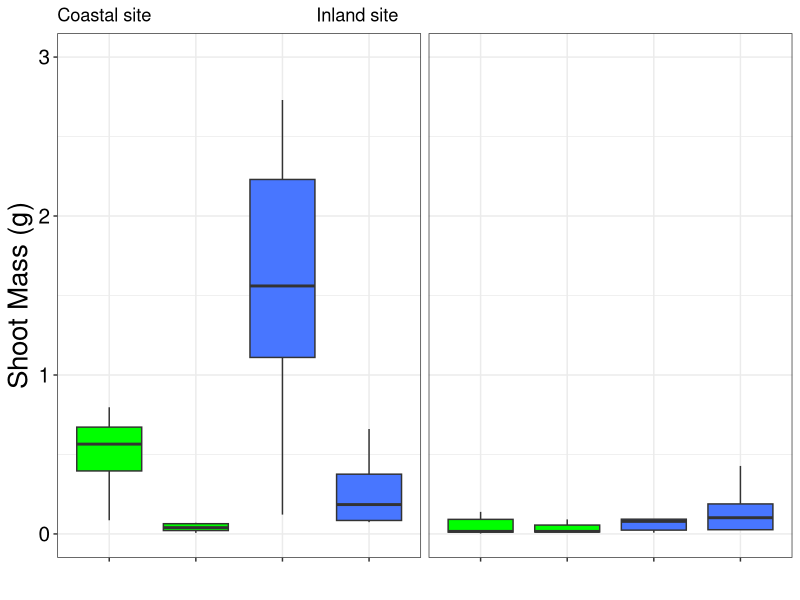
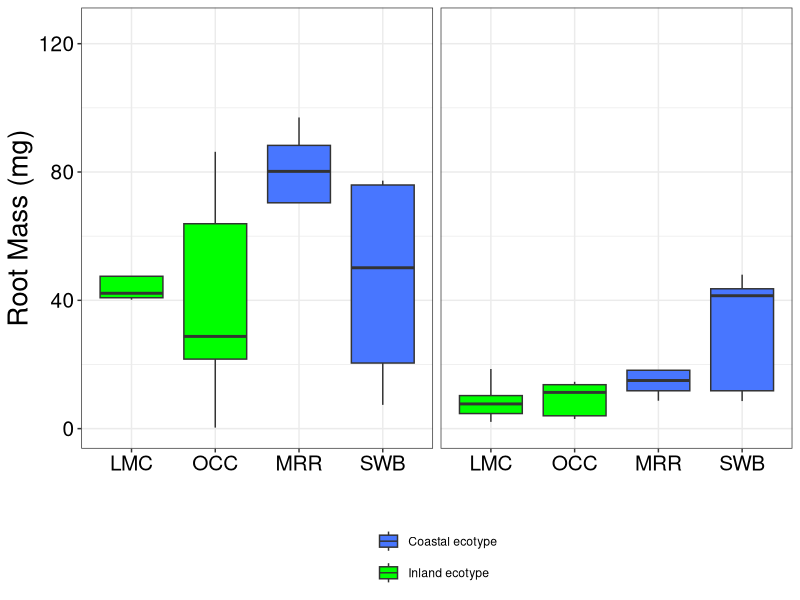
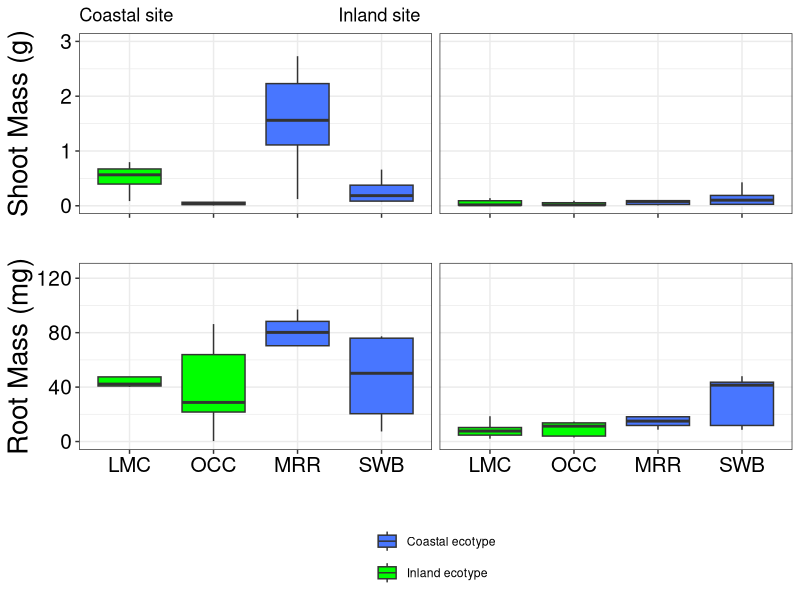
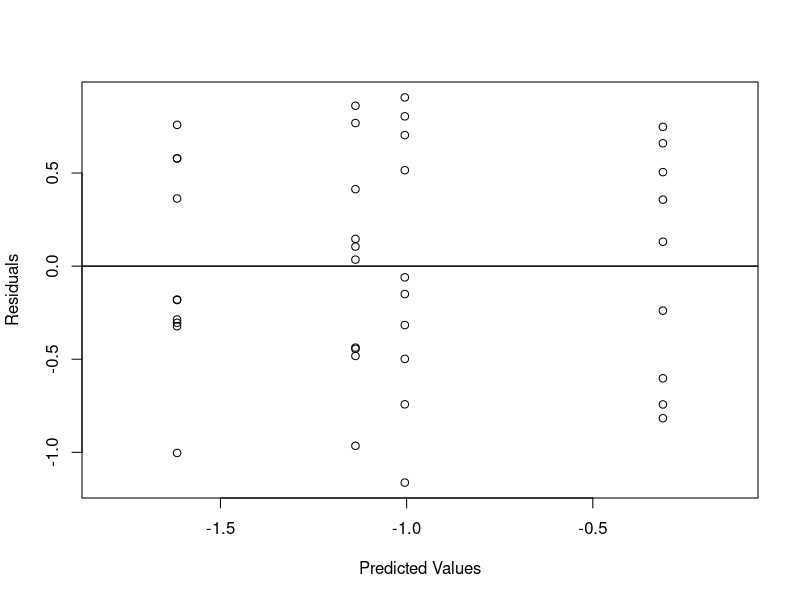
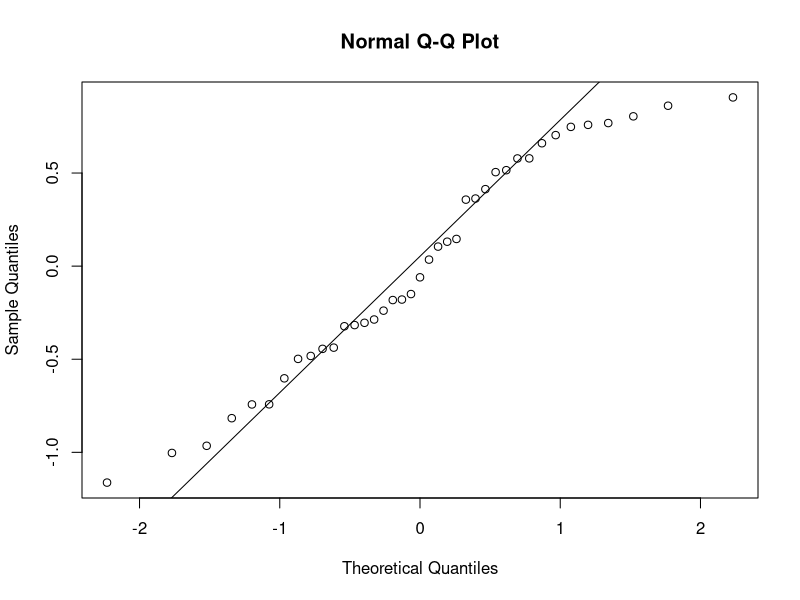
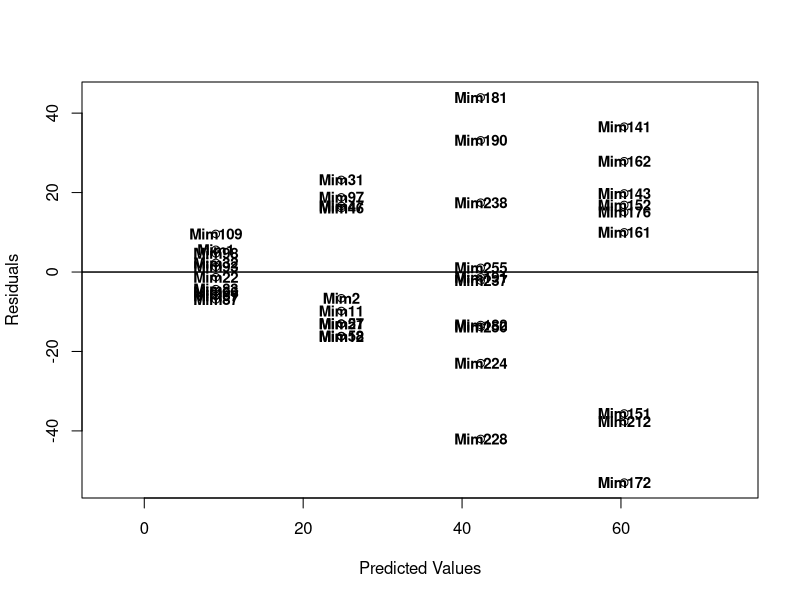
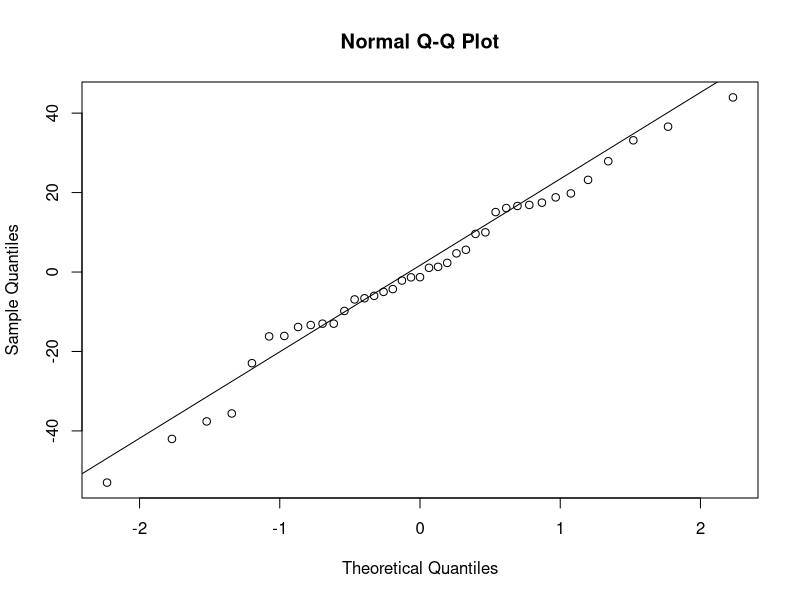
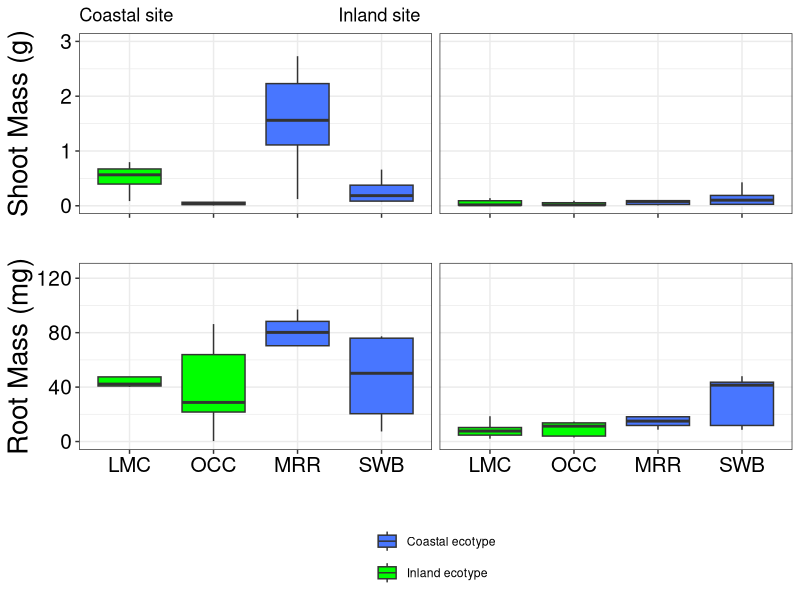

The R source for these figures, in order:
## Plant mass plots and statistics

#load metadata
#remove "#" from first line before importing
#remove "BarcodeSequence" column before importing.
#remove "LinkerPrimerSequence" column before importing.
full_mimulus_data<-read.table("Mimulus_metadata_FULL.txt", sep='\t', header=T, row.names=1)

#remove bulk soil samples from metadata list
full_mimulus_data<-full_mimulus_data[!(full_mimulus_data$Rhizo_Bulk=="Bulk"),]

#subset to contain only shoot mass data and variables of interest
mimulus_shoots <- subset(full_mimulus_data, select=c("Genotype", "Origin", "Site_planted", "Shoot_Mass_g"))

#melt and plot shoot mass data
library(reshape2)
library(ggplot2)
mimulus_shoots_m<-melt(mimulus_shoots)

#change order of factors to plot them appropriately
mimulus_shoots_m$Genotype <- factor(mimulus_shoots_m$Genotype,levels = c('LMC','OCC','MRR','SWB'),ordered = TRUE)

shootfig<-ggplot(mimulus_shoots_m, aes(Genotype, value, fill=Origin))+
  geom_boxplot(outlier.shape=NA)+
  facet_grid(.~Site_planted)+
  theme_bw()+
  scale_fill_discrete(name="Ecotype")+
  scale_fill_manual(values=c("royalblue1","green"))+
  ylab("Shoot Mass (g)")+
  coord_cartesian(ylim=c(0,3))+
  ggtitle("Coastal site                                 Inland site")+
  theme(strip.background = element_blank(),strip.text.x = element_blank())+
  theme(axis.text.x=element_blank(),axis.text=element_text(size=15, colour="black"), axis.title=element_text(size=20, colour="black"), strip.text = element_text(size = 12),legend.position="none")+
  xlab("")
shootfig


#Now plotting root mass data.

#subset full dataset to contain only root mass data and variables of interest
mimulus_roots<- subset(full_mimulus_data, select=c("Genotype", "Origin", "Site_planted","Root_Mass_mg"))

#melt and plot root mass data
library(reshape2)
library(ggplot2)
mimulus_roots_m<-melt(mimulus_roots)

#change order of factors to plot them appropriately
mimulus_roots_m$Genotype <- factor(mimulus_roots_m$Genotype,levels = c('LMC','OCC','MRR','SWB'),ordered = TRUE)

rootfig<-ggplot(mimulus_roots_m, aes(Genotype, value, fill=Origin))+
  geom_boxplot(outlier.shape=NA)+
  #geom_point()+
  facet_grid(. ~ Site_planted)+
  theme_bw()+
  scale_fill_manual(labels = c("Coastal ecotype", "Inland ecotype"), values=c("royalblue1","green"))+
  theme(strip.background = element_blank(),strip.text.x = element_blank())+
  ylab("Root Mass (mg)")+
  coord_cartesian(ylim=c(0,125))+
  theme(axis.text=element_text(size=15, colour="black"), axis.title=element_text(size=20, colour="black"), strip.text = element_text(size = 12),legend.position="bottom")+
  xlab("")+
  guides(fill=guide_legend(nrow=2,byrow=TRUE))+
  theme(legend.title=element_blank())
rootfig

#combine the two figures and save as a single file
library("cowplot")
FigureS1<-plot_grid(shootfig, rootfig, align = "v", nrow = 2, rel_heights=c(1,1.35))
FigureS1
ggsave("FigureS1.tiff",FigureS1,width=6,height=6, units="in",dpi=300)






##Statistical tests

#ANOVA for shoot mass

#transform shoot mass
mimulus_shoots$trans_Shoot_Mass_g<- log10(mimulus_shoots$Shoot_Mass_g)
#Do ANOVA to compare shoot mass
options(contrasts=c(unordered='contr.sum', ordered='contr.poly'))
shoot_fit <- aov(trans_Shoot_Mass_g ~ Origin*Site_planted, data=mimulus_shoots, na.action=na.exclude)
drop1(shoot_fit,~.,test="F") # type III SS and F Tests

#TESTING ASSUMPTIONS
#check whether residuals are normally distributed
shoot_resids <- residuals(shoot_fit)
shoot_preds <- predict(shoot_fit)
plot(shoot_resids ~ shoot_preds, xlab = "Predicted Values", ylab = "Residuals", asp=.5)
#plot a line on X-axis for comparison. a=intercept,b=slope,h=yvalue,v=xvalue.
abline(a=0,h=0,b=0)
#Test for normality
shapiro.test(shoot_resids)
qqnorm(shoot_resids)
qqline(shoot_resids)
library("car")
leveneTest(trans_Shoot_Mass_g ~ Origin*Site_planted, data=mimulus_shoots, na.action=na.exclude)
TukeyHSD(shoot_fit)






#ANOVA for root mass



#transform root mass
mimulus_roots$trans_Root_Mass_mg<- (mimulus_roots$Root_Mass_mg)
#Do ANOVA to compare Root mass
options(contrasts=c(unordered='contr.sum', ordered='contr.poly'))
Root_fit <- aov(trans_Root_Mass_mg ~ Origin*Site_planted, data=mimulus_roots, na.action=na.exclude)
drop1(Root_fit,~.,test="F") # type III SS and F Tests

#TESTING ASSUMPTIONS
#check whether residuals are normally distributed
Root_resids <- residuals(Root_fit)
Root_preds <- predict(Root_fit)
plot(Root_resids ~ Root_preds, xlab = "Predicted Values", ylab = "Residuals", asp=.5)

text(Root_resids ~ Root_preds, labels=rownames(mimulus_roots),data=mimulus_roots, cex=0.9, font=2)

#plot a line on X-axis for comparison. a=intercept,b=slope,h=yvalue,v=xvalue.
abline(a=0,h=0,b=0)
#Test for normality
shapiro.test(Root_resids)
qqnorm(Root_resids)
qqline(Root_resids)
library("car")
leveneTest(trans_Root_Mass_mg ~ Origin*Site_planted, data=mimulus_roots, na.action=na.exclude)
TukeyHSD(Root_fit)



